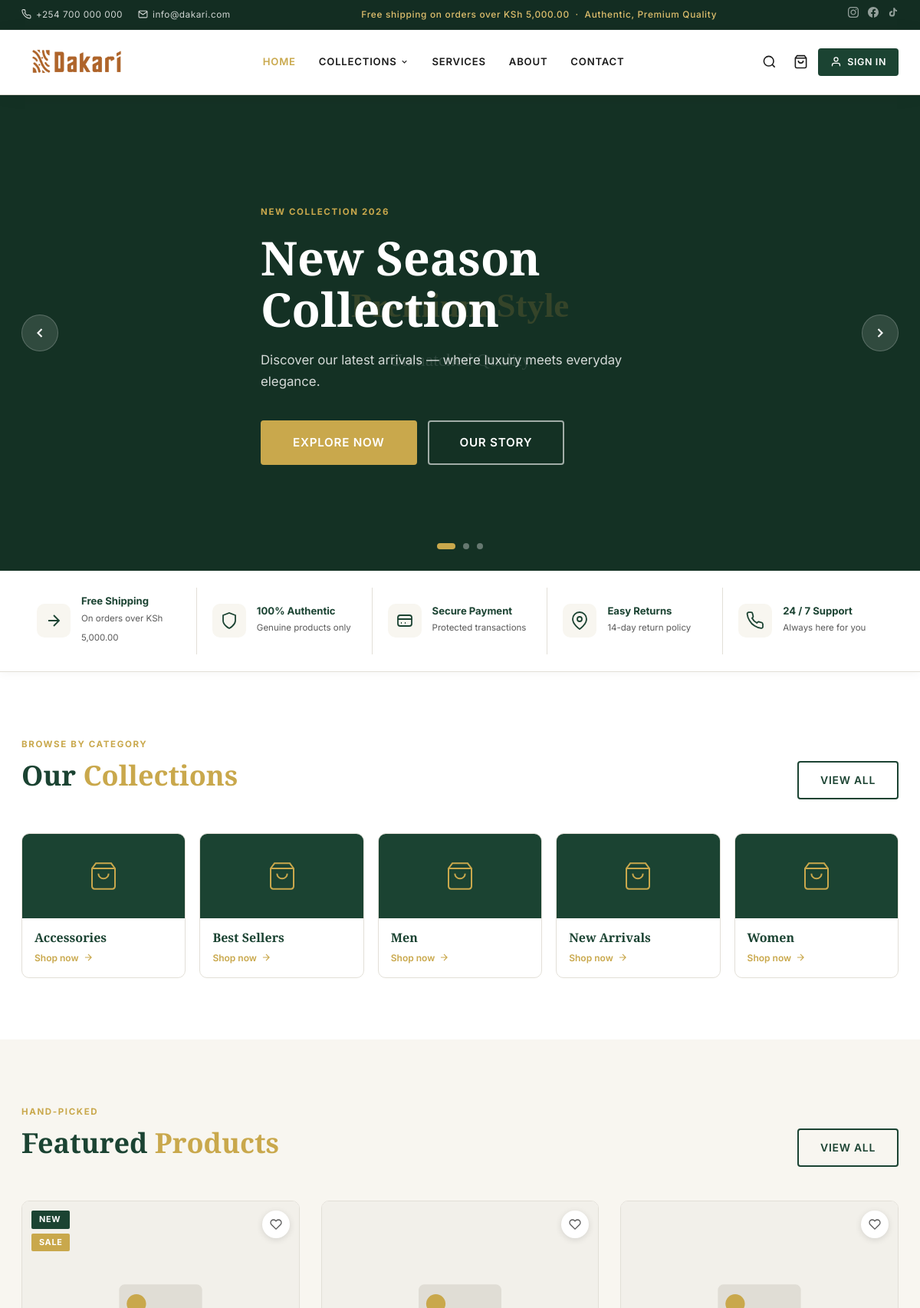
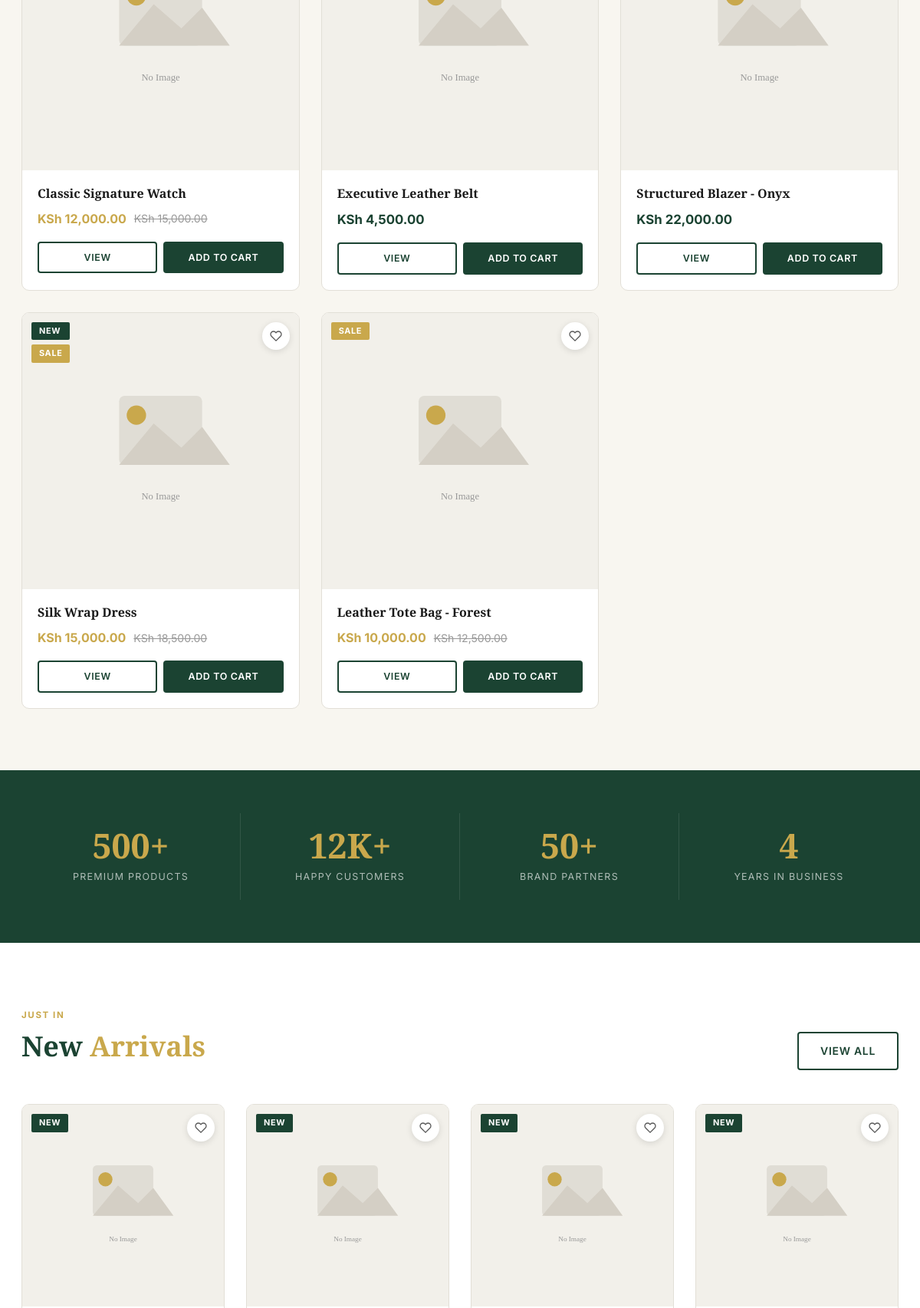
The page / (upper part) on the database its author committed (2 pictures, top to bottom).
### tables this page shows
CREATE TABLE IF NOT EXISTS carousel_slides (
    id          INT UNSIGNED AUTO_INCREMENT PRIMARY KEY,
    title       VARCHAR(180),
    subtitle    VARCHAR(300),
    image       VARCHAR(255) NOT NULL,
    link_url    VARCHAR(255),
    link_text   VARCHAR(80) DEFAULT 'Shop Now',
    product_id  INT UNSIGNED DEFAULT NULL,
    sort_order  INT NOT NULL DEFAULT 0,
    is_active   TINYINT(1) NOT NULL DEFAULT 1,
    created_at  DATETIME NOT NULL DEFAULT CURRENT_TIMESTAMP,
    CONSTRAINT fk_carousel_product FOREIGN KEY (product_id) REFERENCES products(id) ON DELETE SET NULL
);

CREATE TABLE IF NOT EXISTS categories (
    id          INT UNSIGNED AUTO_INCREMENT PRIMARY KEY,
    name        VARCHAR(120) NOT NULL,
    slug        VARCHAR(140) NOT NULL UNIQUE,
    description TEXT,
    image       VARCHAR(255),
    parent_id   INT UNSIGNED DEFAULT NULL,
    sort_order  INT NOT NULL DEFAULT 0,
    is_active   TINYINT(1) NOT NULL DEFAULT 1,
    created_at  DATETIME NOT NULL DEFAULT CURRENT_TIMESTAMP
);

CREATE TABLE IF NOT EXISTS products (
    id              INT UNSIGNED AUTO_INCREMENT PRIMARY KEY,
    name            VARCHAR(220) NOT NULL,
    slug            VARCHAR(250) NOT NULL UNIQUE,
    description     TEXT,
    short_desc      VARCHAR(500),
    price           DECIMAL(12,2) NOT NULL DEFAULT 0.00,
    sale_price      DECIMAL(12,2) DEFAULT NULL,
    sku             VARCHAR(80) UNIQUE,
    stock           INT NOT NULL DEFAULT 0,
    category_id     INT UNSIGNED DEFAULT NULL,
    thumbnail       VARCHAR(255),
    is_featured     TINYINT(1) NOT NULL DEFAULT 0,
    is_new          TINYINT(1) NOT NULL DEFAULT 0,
    is_active       TINYINT(1) NOT NULL DEFAULT 1,
    views           INT UNSIGNED NOT NULL DEFAULT 0,
    created_at      DATETIME NOT NULL DEFAULT CURRENT_TIMESTAMP,
    updated_at      DATETIME NOT NULL DEFAULT CURRENT_TIMESTAMP ON UPDATE CURRENT_TIMESTAMP,
    CONSTRAINT fk_product_category FOREIGN KEY (category_id) REFERENCES categories(id) ON DELETE SET NULL
);

### includes/functions.php (called while the page is built, shortened)
<?php
if (!function_exists('db')) {
    function db(): mysqli {
        static $conn = null;
        if ($conn === null) {
            $conn = new mysqli(DB_HOST, DB_USER, DB_PASS, DB_NAME);
            $conn->set_charset(DB_CHARSET);
        }
        return $conn;
    }
}
if (!function_exists('query')) {
    function query(string $sql, string $types = '', ...$params): mysqli_result|bool {
        $db   = db();
        $stmt = $db->prepare($sql);
        if ($types && $params) {
            $stmt->bind_param($types, ...$params);
        }
        $stmt->execute();
        $result = $stmt->get_result();
        return $result !== false ? $result : true;
    }
}
if (!function_exists('fetchAll')) {
    function fetchAll(string $sql, string $types = '', ...$params): array {
        $result = query($sql, $types, ...$params);
        if ($result instanceof mysqli_result) {
            return $result->fetch_all(MYSQLI_ASSOC);
        }
        return [];
    }
}
function e(string $s): string { return htmlspecialchars($s, ENT_QUOTES, 'UTF-8'); }
function setting(string $key, string $default = ''): string {
    static $cache = [];
    if (empty($cache)) {
        $rows = fetchAll('SELECT setting_key, setting_value FROM settings');
        foreach ($rows as $r) {
            $cache[$r['setting_key']] = $r['setting_value'];
        }
    }
    return $cache[$key] ?? $default;
}
function money(float $amount): string {
    return setting('currency_symbol', 'KSh') . ' ' . number_format($amount, 2);
}
function get_featured_products(int $limit = 8): array {
    return fetchAll(
        'SELECT * FROM products WHERE is_featured = 1 AND is_active = 1 ORDER BY created_at DESC LIMIT ?',
        'i', $limit
    );
}
function get_new_products(int $limit = 8): array {
    return fetchAll(
        'SELECT * FROM products WHERE is_new = 1 AND is_active = 1 ORDER BY created_at DESC LIMIT ?',
        'i', $limit
    );
}
function product_thumb(array $product): string {
    return BASE_URL . '/assets/images/no-image.svg';
}
function is_on_sale(array $product): bool {
    return !empty($product['sale_price']) && (float)$product['sale_price'] < (float)$product['price'];
}
function get_categories(): array {
    return fetchAll('SELECT * FROM categories WHERE is_active = 1 ORDER BY sort_order, name');
}
function get_carousel_slides(): array {
    return fetchAll('SELECT * FROM carousel_slides WHERE is_active = 1 ORDER BY sort_order');
}
function carousel_img(array $slide): string {
    return BASE_URL . '/assets/images/carousel-placeholder.svg';
}

### index.php (the view, shortened to what this page needs)
<?php
$slides       = get_carousel_slides();
$featured     = get_featured_products(8);
$new_arrivals = get_new_products(4);
$categories   = get_categories();
include __DIR__ . '/includes/header.php';
?>
<section class="carousel" aria-label="Featured promotions">
    <div class="carousel__track">
        <?php if (!empty($slides)): foreach ($slides as $i => $slide): ?>
        <div class="carousel__slide">
            <img src="<?= carousel_img($slide) ?>" alt="<?= e($slide['title']) ?>">
            <div class="carousel__overlay"></div>
            <div class="container">
                <div class="carousel__content">
                    <span class="carousel__eyebrow">New Collection <?= date('Y') ?></span>
                    <h1 class="carousel__title"><?= e($slide['title']) ?></h1>
                    <p class="carousel__subtitle"><?= e($slide['subtitle']) ?></p>
                    <div class="carousel__cta">
                        <a href="<?= e($slide['link_url'] ?? 'shop.php') ?>" class="btn btn-gold btn-lg">
                            <?= e($slide['link_text'] ?? 'Shop Now') ?>
                        </a>
                        <a href="about.php" class="btn btn-outline-white btn-lg">Our Story</a>
                    </div>
                </div>
            </div>
        </div>
        <?php endforeach; endif; ?>
    </div>
    <?php if (count($slides) > 1): ?>
    <button class="carousel__btn carousel__btn--prev" aria-label="Previous">
        <svg width="20" height="20" fill="none" stroke="currentColor" stroke-width="2.5" viewBox="0 0 24 24"><polyline points="15 18 9 12 15 6"/></svg>
    </button>
    <button class="carousel__btn carousel__btn--next" aria-label="Next">
        <svg width="20" height="20" fill="none" stroke="currentColor" stroke-width="2.5" viewBox="0 0 24 24"><polyline points="9 18 15 12 9 6"/></svg>
    </button>
    <div class="carousel__nav">
        <?php foreach ($slides as $i => $_): ?>
        <button class="carousel__dot <?= $i === 0 ? 'active' : '' ?>" aria-label="Slide <?= $i+1 ?>"></button>
        <?php endforeach; ?>
    </div>
    <?php endif; ?>
</section>
<div class="trust-strip">
    <div class="container">
        <div class="trust-strip__grid">
            <div class="trust-item">
                <div class="trust-item__icon">
                    <svg width="24" height="24" fill="none" stroke="currentColor" stroke-width="1.8" viewBox="0 0 24 24"><path d="M5 12h14M12 5l7 7-7 7"/></svg>
                </div>
                <div>
                    <strong>Free Shipping</strong>
                    <span>On orders over <?= money(5000) ?></span>
                </div>
            </div>
            <div class="trust-item">
                <div class="trust-item__icon">
                    <svg width="24" height="24" fill="none" stroke="currentColor" stroke-width="1.8" viewBox="0 0 24 24"><path d="M12 22s8-4 8-10V5l-8-3-8 3v7c0 6 8 10 8 10z"/></svg>
                </div>
                <div>
                    <strong>100% Authentic</strong>
                    <span>Genuine products only</span>
                </div>
            </div>
            <div class="trust-item">
                <div class="trust-item__icon">
                    <svg width="24" height="24" fill="none" stroke="currentColor" stroke-width="1.8" viewBox="0 0 24 24"><path d="M3 10h18M7 15h1m4 0h1m-7 4h12a3 3 0 0 0 3-3V8a3 3 0 0 0-3-3H6a3 3 0 0 0-3 3v8a3 3 0 0 0 3 3z"/></svg>
                </div>
                <div>
                    <strong>Secure Payment</strong>
                    <span>Protected transactions</span>
                </div>
            </div>
            <div class="trust-item">
                <div class="trust-item__icon">
                    <svg width="24" height="24" fill="none" stroke="currentColor" stroke-width="1.8" viewBox="0 0 24 24"><path d="M21 10c0 7-9 13-9 13s-9-6-9-13a9 9 0 0 1 18 0z"/><circle cx="12" cy="10" r="3"/></svg>
                </div>
                <div>
                    <strong>Easy Returns</strong>
                    <span>14-day return policy</span>
                </div>
            </div>
            <div class="trust-item">
                <div class="trust-item__icon">
                </div>
                <div>
                    <strong>24 / 7 Support</strong>
                    <span>Always here for you</span>
                </div>
            </div>
        </div>
    </div>
</div>
<?php if (!empty($categories)): ?>
<section class="section">
    <div class="container">
        <div class="section__header section__header--between">
            <div>
                <p class="section-eyebrow">Browse by Category</p>
                <h2 class="section-title">Our <span class="gold-accent">Collections</span></h2>
            </div>
            <a href="shop.php" class="btn btn-outline-green">View All</a>
        </div>
        <div class="category-grid">
            <?php foreach (array_slice($categories, 0, 6) as $cat): ?>
            <a href="shop.php?category=<?= e($cat['slug']) ?>" class="category-card">
                <div class="category-card__image">
                    <svg width="40" height="40" fill="none" stroke="currentColor" stroke-width="1.2" viewBox="0 0 24 24"><path d="M6 2 3 6v14a2 2 0 0 0 2 2h14a2 2 0 0 0 2-2V6l-3-4z"/><line x1="3" y1="6" x2="21" y2="6"/><path d="M16 10a4 4 0 0 1-8 0"/></svg>
                </div>
                <div class="category-card__body">
                    <h3 class="category-card__name"><?= e($cat['name']) ?></h3>
                    <span class="category-card__link">
                        Shop now
                        <svg width="14" height="14" fill="none" stroke="currentColor" stroke-width="2" viewBox="0 0 24 24"><path d="M5 12h14M12 5l7 7-7 7"/></svg>
                    </span>
                </div>
            </a>
            <?php endforeach; ?>
        </div>
    </div>
</section>
<?php endif; ?>
<?php if (!empty($featured)): ?>
<section class="section section--alt">
    <div class="container">
        <div class="section__header section__header--between">
            <div>
                <p class="section-eyebrow">Hand-Picked</p>
                <h2 class="section-title">Featured <span class="gold-accent">Products</span></h2>
            </div>
            <a href="shop.php?filter=featured" class="btn btn-outline-green">View All</a>
        </div>
        <div class="product-grid">
            <?php foreach ($featured as $product): ?>
            <div class="product-card">
                <div class="product-card__image">
                    <a href="product.php?slug=<?= e($product['slug']) ?>">
                        <img src="<?= product_thumb($product) ?>" alt="<?= e($product['name']) ?>" loading="lazy">
                    </a>
                    <div class="product-card__badges">
                        <?php if ($product['is_new']): ?><span class="badge badge-new">New</span><?php endif; ?>
                        <?php if (is_on_sale($product)): ?><span class="badge badge-sale">Sale</span><?php endif; ?>
                    </div>
                    <button class="product-card__wishlist btn-wishlist" data-id="<?= $product['id'] ?>" aria-label="Add to wishlist">
                        <svg width="16" height="16" fill="none" stroke="currentColor" stroke-width="2" viewBox="0 0 24 24"><path d="M20.84 4.61a5.5 5.5 0 0 0-7.78 0L12 5.67l-1.06-1.06a5.5 5.5 0 0 0-7.78 7.78l1.06 1.06L12 21.23l7.78-7.78 1.06-1.06a5.5 5.5 0 0 0 0-7.78z"/></svg>
                    </button>
                </div>
                <div class="product-card__body">
                    <p class="product-card__name"><a href="product.php?slug=<?= e($product['slug']) ?>"><?= e($product['name']) ?></a></p>
                    <div class="product-card__price">
                        <?php if (is_on_sale($product)): ?>
                            <span class="price-sale"><?= money((float)$product['sale_price']) ?></span>
                            <span class="price-original"><?= money((float)$product['price']) ?></span>
                        <?php else: ?>
                            <span class="price-current"><?= money((float)$product['price']) ?></span>
                        <?php endif; ?>
                    </div>
                    <div class="product-card__footer">
                        <a href="product.php?slug=<?= e($product['slug']) ?>" class="btn btn-outline-green btn-sm">View</a>
                        <button class="btn btn-green btn-sm btn-add-cart" data-id="<?= $product['id'] ?>">Add to Cart</button>
                    </div>
                </div>
            </div>
            <?php endforeach; ?>
        </div>
    </div>
</section>
<?php endif; ?>
<div class="stats-banner">
    <div class="container">
        <div class="stats-grid">
            <div class="stat-item">
                <span class="stat-value">500+</span>
                <span class="stat-label">Premium Products</span>
            </div>
            <div class="stat-item">
                <span class="stat-value">12K+</span>
                <span class="stat-label">Happy Customers</span>
            </div>
            <div class="stat-item">
                <span class="stat-value">50+</span>
                <span class="stat-label">Brand Partners</span>
            </div>
            <div class="stat-item">
                <span class="stat-value">4</span>
                <span class="stat-label">Years in Business</span>
            </div>
        </div>
    </div>
</div>
<?php if (!empty($new_arrivals)): ?>
<section class="section">
    <div class="container">
        <div class="section__header section__header--between">
            <div>
                <p class="section-eyebrow">Just In</p>
                <h2 class="section-title">New <span class="gold-accent">Arrivals</span></h2>
            </div>
            <a href="shop.php?filter=new" class="btn btn-outline-green">View All</a>
        </div>
        <div class="product-grid product-grid--4">
            <?php foreach ($new_arrivals as $product): ?>
            <div class="product-card">
                <div class="product-card__image">
                    <a href="product.php?slug=<?= e($product['slug']) ?>">
                        <img src="<?= product_thumb($product) ?>" alt="<?= e($product['name']) ?>" loading="lazy">
                    </a>
                    <div class="product-card__badges"><span class="badge badge-new">New</span></div>
                    <button class="product-card__wishlist btn-wishlist" data-id="<?= $product['id'] ?>" aria-label="Wishlist">
                        <svg width="16" height="16" fill="none" stroke="currentColor" stroke-width="2" viewBox="0 0 24 24"><path d="M20.84 4.61a5.5 5.5 0 0 0-7.78 0L12 5.67l-1.06-1.06a5.5 5.5 0 0 0-7.78 7.78l1.06 1.06L12 21.23l7.78-7.78 1.06-1.06a5.5 5.5 0 0 0 0-7.78z"/></svg>
                    </button>
                </div>
            </div>
            <?php endforeach; ?>
        </div>
    </div>
</section>
<?php endif; ?>
<?php include __DIR__ . '/includes/footer.php'; ?>

### rows shown on the page
carousel_slides: title "New Season Collection", subtitle "Discover our latest arrivals — where luxury meets everyday elegance.", link_text "EXPLORE NOW"
categories: name "Accessories"
categories: name "Best Sellers"
categories: name "Men"
categories: name "New Arrivals"
categories: name "Women"
products: is_new "NEW", shows "SALE", name "Classic Signature Watch", sale_price "KSh 12,000.00", price "KSh 15,000.00"
products: name "Executive Leather Belt", price "KSh 4,500.00"
products: name "Structured Blazer - Onyx", price "KSh 22,000.00"
products: is_new "NEW", shows "SALE", name "Silk Wrap Dress", sale_price "KSh 15,000.00", price "KSh 18,500.00"
products: shows "SALE", name "Leather Tote Bag - Forest", sale_price "KSh 10,000.00", price "KSh 12,500.00"

### other values the page prints
setting('site_phone', '+254 700 000 000') "+254 700 000 000"
setting('site_email', 'hello@dakari.com') "info@dakari.com"
money(5000) "KSh 5,000.00"
